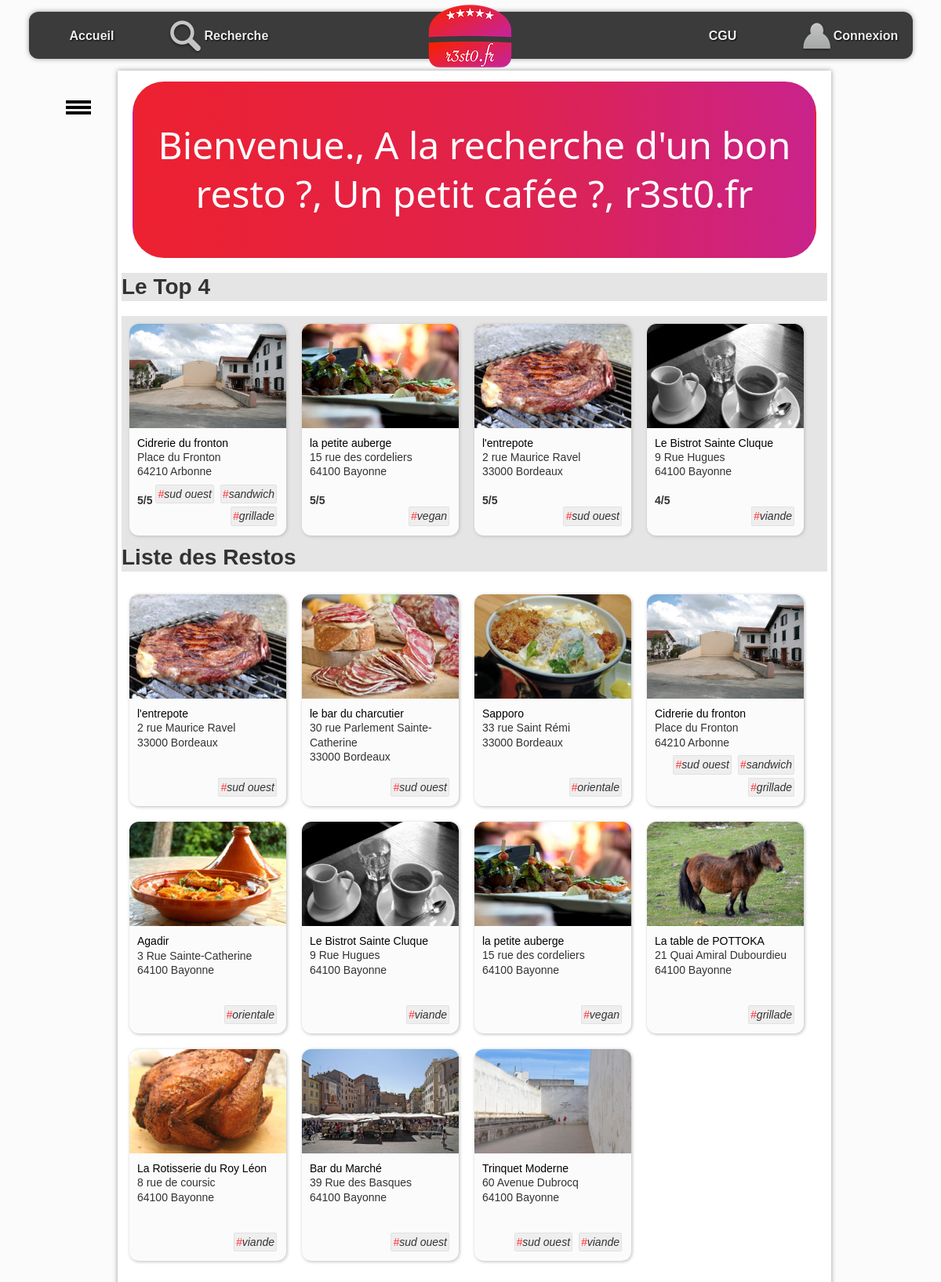
The page / on the database its author committed.
### tables this page shows
CREATE TABLE `resto` (
  `idR` bigint NOT NULL,
  `nomR` varchar(255) DEFAULT NULL,
  `numAdrR` varchar(20) DEFAULT NULL,
  `voieAdrR` varchar(255) DEFAULT NULL,
  `cpR` char(5) DEFAULT NULL,
  `villeR` varchar(255) DEFAULT NULL,
  `latitudeDegR` float DEFAULT NULL,
  `longitudeDegR` float DEFAULT NULL,
  `descR` text,
  `horairesR` text
);

CREATE TABLE `photo` (
  `idP` bigint NOT NULL,
  `cheminP` varchar(255) DEFAULT NULL,
  `idR` bigint DEFAULT NULL
);

CREATE TABLE `typecuisine` (
  `idTC` bigint NOT NULL,
  `libelleTC` varchar(255) DEFAULT NULL
);

### controleur/listeRestos.php (called while the page is built, shortened)
<?php
include_once "$racine/controleur/prompt.php";
$listeRestos = $resto->getRestos();
$meilleursResto = $resto->getBestResto();
include "$racine/vue/entete.html.php";
include "$racine/vue/vueListeRestos.php";
include "$racine/vue/pied.html.php";

### index.php (called while the page is built, shortened)
<?php
include "getRacine.php";
include_once "$racine/controleur/prompt.php";
include_once "$racine/modele/authentification.inc.php";
if (isset($_GET["action"])) {
    $fichier = $controller->getAction($_GET["action"]);
} else {
    $fichier = $controller->getAction("defaut");
}
include "$racine/controleur/$fichier";

### controleur/prompt.php (called while the page is built, shortened)
<?php
include_once "$racine/modele/authentification.inc.php";
include_once "$racine/modele/bd.inc.php";
include_once "$racine/modele/bd.photo.inc.php";
include_once "$racine/modele/bd.resto.inc.php";
include_once "$racine/modele/bd.typecuisine.inc.php";
$authentification = new Authentification;
$resto = new Resto;
$typecuisine = new TypeCuisine;
$photo = new Photo;

### modele/authentification.inc.php (called while the page is built, shortened)
<?php
include "$racine/controleur/prompt.php";
class Authentification {
    public function isLoggedOn() {
        return false;
    }
}

### modele/bd.inc.php (called while the page is built, shortened)
<?php
class ConnexionPDO {
    public function __construct() {
        $this->login = 'root';
        $this->mdp = '';
        $this->bd = 'bd_resto_view';
        $this->serveur = 'localhost';
        try {
            $this->cnx = new PDO("mysql:host=$this->serveur;dbname=$this->bd;charset=UTF8", $this->login, $this->mdp);
        } catch (PDOException $e) {
            print "Erreur de connexion PDO ";
            die();
        }
    }
}

### modele/bd.resto.inc.php (called while the page is built, shortened)
<?php
include "$racine/controleur/prompt.php";
class Resto extends ConnexionPDO {
    public function getRestos() {
        try {
            $req = $this->cnx->prepare("SELECT * FROM resto");
            $req->execute();
            $resultat = $req->fetchAll();
        } catch (PDOException $e) {
            print "Erreur !: " . $e->getMessage();
            die();
        }
        return $resultat;
    }
    function getBestResto(){
        $resultat = array();
        try {
            $req = $this->cnx->prepare("SELECT r.*, avg(note) FROM resto r, critiquer c WHERE r.idR=c.idR  GROUP BY c.idR ORDER BY avg(note) DESC LIMIT 4");
            $req->execute();
            $resultat = $req->fetchAll(PDO::FETCH_ASSOC);
        } catch (PDOException $e) {
            print "Erreur !: " . $e->getMessage();
            die();
        }
        return $resultat;
    }
}

### modele/bd.photo.inc.php (called while the page is built)
<?php
include_once "$racine/controleur/prompt.php";
class Photo extends ConnexionPDO {
    function getPhotosByIdR($idR) {
        $resultat = array();
        try {
            $req = $this->cnx->prepare("SELECT * FROM photo WHERE idR=:idR");
            $req->bindValue(':idR', $idR, PDO::PARAM_INT);
            $req->execute();
            $resultat = $req->fetchAll(PDO::FETCH_ASSOC);
        } catch (PDOException $e) {
            print "Erreur !: " . $e->getMessage();
            die();
        }
        return $resultat;
    }
}

### modele/bd.typecuisine.inc.php (called while the page is built, shortened)
<?php
include "$racine/controleur/prompt.php";
class typecuisine extends ConnexionPDO {
    function getTypesCuisineByIdR($idR){
        $resultat = array();
        try {
            $req = $this->cnx->prepare("SELECT typecuisine.* FROM typecuisine,proposer WHERE typecuisine.idTC = proposer.idTC AND proposer.idR = :idR");
            $req->bindValue(':idR', $idR, PDO::PARAM_INT);
            $req->execute();
            $resultat = $req->fetchAll(PDO::FETCH_ASSOC);
        } catch (PDOException $e) {
            print "Erreur !: " . $e->getMessage();
            die();
        }
        return $resultat;
    }
}

### vue/vueListeRestos.php (the view, shortened to what this page needs)
<div id="header" class="welcome">
    <p>
        <write-and-delete timeout="1000" loop="true" speed="100">
            Bienvenue., A la recherche d'un bon resto ?, Un petit cafée ?, r3st0.fr
        </write-and-delete>
    </p>
</div>
<h1>Le Top 4</h1>
<?php
foreach ($meilleursResto as $meilleurResto) {
    $lesTypesCuisine = $typecuisine->getTypesCuisineByIdR($meilleurResto['idR']);
    $lesPhotos = $photo->getPhotosByIdR($meilleurResto['idR']);
?>
    <div class="card">
        <div class="photoCard">
            <?php
            if (count($lesPhotos) > 0) { ?>
                <img src="photos/<?= $lesPhotos[0]["cheminP"] ?>"/>
            <?php } ?>
        </div>
        <div class="descrCard"><?php
            echo "<a href='./?action=detail&idR=" . $meilleurResto['idR'] . "'>" . $meilleurResto['nomR'] . "</a>"; ?>
            <br />
            <?= $meilleurResto["numAdrR"] ?>
            <?= $meilleurResto["voieAdrR"] ?>
            <br />
            <?= $meilleurResto["cpR"] ?>
            <?= $meilleurResto["villeR"] ?>
            <br><br>
            <strong><?= round($meilleurResto['avg(note)']) . "/5" ?></strong>
        </div>
        <div class="tagCard">
            <ul id="tagFood">
                <?php
                for ($j = 0; $j < count($lesTypesCuisine); $j++) { ?>
                    <li class="tag"><span class="tag">#</span><?= $lesTypesCuisine[$j]["libelleTC"] ?></li>
                <?php } ?>
            </ul>
        </div>
    </div>
<?php } ?>
<h1>Liste des Restos</h1>
<?php
for ($i = 0; $i < count($listeRestos); $i++) {
    $lesPhotos = $photo->getPhotosByIdR($listeRestos[$i]['idR']);
    $lesTypesCuisine = $typecuisine->getTypesCuisineByIdR($listeRestos[$i]['idR']);
?><div class="card">
<div class="photoCard">
    <?php if (count($lesPhotos) > 0) { ?>
        <img src="photos/<?= $lesPhotos[0]["cheminP"] ?>" alt="photo du restaurant" />
    <?php } ?>
</div>
<div class="descrCard">
    <?php
    echo "<a href='./?action=detail&idR=" . $listeRestos[$i]['idR'] . "'>" . $listeRestos[$i]['nomR'] . "</a>";
    ?>
    <br />
    <?= $listeRestos[$i]["numAdrR"] ?>
    <?= $listeRestos[$i]["voieAdrR"] ?>
    <br />
    <?= $listeRestos[$i]["cpR"] ?>
    <?= $listeRestos[$i]["villeR"] ?>
</div>
<div class="tagCard">
    <ul id="tagFood">
        <?php
        for ($j = 0; $j < count($lesTypesCuisine); $j++) {
        ?>
            <li class="tag"><span class="tag">#</span><?= $lesTypesCuisine[$j]["libelleTC"] ?></li>
        <?php } ?>
    </ul>
</div>
</div>
<?php
}

### vue/entete.html.php (shortened to what this page needs)
<!DOCTYPE html PUBLIC "-//W3C//DTD HTML 4.01 Transitional//EN" "http://www.w3.org/TR/html4/loose.dtd">
<html>
<head>
    <link href="css/base.css" rel="stylesheet">
    <link href="css/form.css" rel="stylesheet">
    <link href="css/cgu.css" rel="stylesheet">
    <link href="css/corps.css" rel="stylesheet">
</head>
<?php
if(!isset($admin)){
    $admin = false;
}
?>
<body>
    <nav>
        <ul id="menuGeneral">
            <li><a href="./?action=accueil">Accueil</a></li>
            <li><a href="./?action=recherche"><img src="images/rechercher.png" alt="loupe" />Recherche</a></li>
            <?php
            if ($admin!=false and $admin['isAdmin'] == 1){ ?>
                <li><a href="./?action=adminTools">Administration</a></li>
            <?php } else{?>
                <li><a href=""></a></li>
                <?php } ?>
            <li id="logo"><a href="./?action=accueil"><img src="images/logoBarre.png" alt="logo" /></a></li>
            <li></li>
            <li><a href="./?action=cgu">CGU</a></li>
            <?php if ($authentification->isLoggedOn()) { ?>
                <li><a href="./?action=profil"><img src="images/profil.png" alt="loupe" /><?php echo $util["pseudoU"]; ?> </a></li>
            <?php } else { ?>
                <li><a href="./?action=connexion"><img src="images/profil.png" alt="loupe" />Connexion</a></li>
            <?php } ?>
        </ul>
    </nav>
    <div id="bouton">
        <div></div>
        <div></div>
        <div></div>
    </div>
    <ul id="menuContextuel">
        <li><img src="images/logoBarre.png" alt="logo" /></li>
    </ul>
    <div id="corps">

### vue/pied.html.php (shortened to what this page needs)
</div>
</body>
</html>

### css/base.css (style rules this page uses)
:root { --largeurPage: 900px; --largeurMenuCont : 200px; --margeCalc: calc((100% - var(--largeurPage)) / 2); --margeMenuHaut : 15px; --hauteurMenuGene:60px; --coulA1:#5A7694; --coulA2:#D7E5ED; --coulB1:#566459; --coulB2:#90974A; --coulC:#CDBCA0; --fondC:#fcfbfb; --padding_cote:5px; }
body { font-family: Arial, Helvetica, sans-serif; color : #333; font-size : 14px; line-height : 1.3; scroll-behavior: smooth; background-color : var(--fondC); }
#logo { text-align : center; }
#corps, #menuContextuel, #menuGeneral { transition-duration : 0.4s; }
#corps { top : 15px; margin-top : calc(var(--hauteurMenuGene) + var(--margeMenuHaut)); padding-bottom : 50px; padding-left : 5px; padding-right : 5px; position : absolute; left : var(--margeCalc); width : var(--largeurPage); background-color : #fff; box-shadow: 0px 0px 6px #999; min-height: 500px; }
#menuContextuel { position : fixed; left : var(--margeCalc); width : var(--largeurPage); background-color : var(--fondC); z-index:0; overflow : hidden; top : calc(var(--hauteurMenuGene) + var(--margeMenuHaut) + 50px); margin-top:0px; padding-top:0px; list-style-type : none; padding-left : 0px; width : var(--largeurMenuCont); border-radius: 3px; }
.welcome { background: linear-gradient(90deg, #ed2130 0%, #e0224c 55%, #c9238b 100%); border: transparent solid 2px; border-radius: 5vh; margin: 1em; }
.welcome p { font-family: 'Segoe UI', Tahoma, Geneva, Verdana, sans-serif; text-align: center; font-size: 48px; color: white; }
#bouton { top : calc(var(--hauteurMenuGene) + var(--margeMenuHaut) + 50px); position : fixed; left : calc((100% - var(--largeurPage)) / 2 - 70px); width : 40px; height : 25px; }
#bouton>div { margin-left : 4px; border : 1px solid #000; width : 30px; height : 2px; background-color : #000; margin-top : 3px; }
nav { position:fixed; top:var(--margeMenuHaut); left:0px; width:100%; height:var(--hauteurMenuGene); z-index:100; }
#menuGeneral { text-align : center; width : calc(var(--largeurPage) + 220px + var(--padding_cote) + 2px); height : var(--hauteurMenuGene); background-color : #2d2d2ded; color : #fff; margin:auto auto; box-shadow: 0px 0px 6px #999; border-radius: 1.5vh; }
#menuGeneral { list-style-type: none; padding-left : 0px; }
#menuGeneral>li { float : left; width: 14.28%; height : 100%; vertical-align: middle; line-height:60px; }
#logo>a>img { position : relative; top : -10px; }
#menuGeneral>li>a { height : var(--hauteurMenuGene); display : inline-block; vertical-align: middle; color:#eee; text-shadow: 1px 1px 2px #000; text-decoration: none; font-size : 16px; font-weight: bold; }
#menuGeneral>li>a>img { vertical-align: middle; }
#menuContextuel>li { padding-top : 5px; padding-bottom : 5px; margin-top : 0px; margin-bottom : 0px; padding-left : 8px; }
#menuContextuel>li:first-child { text-align : center; }
img { border-radius: 1em; }

### css/cgu.css (style rules this page uses)
h1,h2,h3,h4 { background-color : #0000001a; }

### css/corps.css (style rules this page uses)
#tagFood { display:inline-block; padding-left : 0px; font-style: italic; margin : 0px; }
li.tag { display:inline-block; border:1px solid #0000000d; background-color:#0000000d; padding:2px; margin:2px; border-radius: 2px; }
span.tag { color:#ff3232; }
div.card { position : relative; width:180px; height : 250px; float:left; padding:10px; margin : 10px; background-color : var(--fondC); box-shadow: 1px 1px 4px #bbb; border-radius: 1.5vh; }
div.photoCard>img { position : relative; top:-10px; left : -10px; max-width : 200px; max-height: 140px; border-radius: 1.5vh 1.5vh 0 0; }
div.descrCard { position : relative; top:0px; }
div.descrCard a { text-decoration: double; color: #000; }
div.tagCard { position: absolute; bottom: 10px; width: 180px; text-align: right; }

### rows shown on the page
resto: photo.cheminP (picture), nomR "Cidrerie du fronton", voieAdrR "Place du Fronton", cpR "64210", villeR "Arbonne", avg "5"
typecuisine: libelleTC "sud ouest"
typecuisine: libelleTC "sandwich"
typecuisine: libelleTC "grillade"
resto: photo.cheminP (picture), nomR "la petite auberge", numAdrR "15", voieAdrR "rue des cordeliers", cpR "64100", villeR "Bayonne", avg "5"
typecuisine: libelleTC "vegan"
resto: photo.cheminP (picture), nomR "l'entrepote", numAdrR "2", voieAdrR "rue Maurice Ravel", cpR "33000", villeR "Bordeaux", avg "5"
resto: photo.cheminP (picture), nomR "Le Bistrot Sainte Cluque", numAdrR "9", voieAdrR "Rue Hugues", cpR "64100", villeR "Bayonne", avg "4"
typecuisine: libelleTC "viande"
resto: photo.cheminP (picture), nomR "le bar du charcutier", numAdrR "30", voieAdrR "rue Parlement Sainte-Catherine", cpR "33000", villeR "Bordeaux"
resto: photo.cheminP (picture), nomR "Sapporo", numAdrR "33", voieAdrR "rue Saint Rémi", cpR "33000", villeR "Bordeaux"
typecuisine: libelleTC "orientale"
resto: photo.cheminP (picture), nomR "Agadir", numAdrR "3", voieAdrR "Rue Sainte-Catherine", cpR "64100", villeR "Bayonne"
resto: photo.cheminP (picture), nomR "La table de POTTOKA", numAdrR "21", voieAdrR "Quai Amiral Dubourdieu", cpR "64100", villeR "Bayonne"
resto: photo.cheminP (picture), nomR "La Rotisserie du Roy Léon", numAdrR "8", voieAdrR "rue de coursic", cpR "64100", villeR "Bayonne"
resto: photo.cheminP (picture), nomR "Bar du Marché", numAdrR "39", voieAdrR "Rue des Basques", cpR "64100", villeR "Bayonne"
resto: photo.cheminP (picture), nomR "Trinquet Moderne", numAdrR "60", voieAdrR "Avenue Dubrocq", cpR "64100", villeR "Bayonne"
